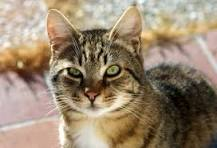
#> input picture Pordigy_CS_02/original.jpg, 217 x 148 px
$ python image_encryption.py
#> lines starting #> are read from the running program, lines starting #| are printed output that depends on the picture
from PIL import Image


def encrypt_image(input_path, output_path, key):
#> called with input_path = 'original.jpg', output_path = 'encrypted.png', key = 50
    image = Image.open(input_path)
#> image is the input picture: PIL image 217x148 RGB; mean R, G, B 153.2, 135.1, 112.3
    pixels = image.load()

    for y in range(image.height):
        for x in range(image.width):
            r, g, b = pixels[x, y]
            pixels[x, y] = (
                (r + key) % 256,
                (g + key) % 256,
                (b + key) % 256
            )

    image.save(output_path)
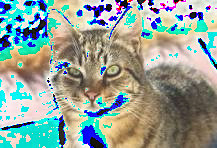
#> saved as encrypted.png: PIL image 217x148 RGB; mean R, G, B 145.7, 161.6, 153.4
    print(f"Encrypted image saved as {output_path}")


def decrypt_image(input_path, output_path, key):
#> called with input_path = 'encrypted.png', output_path = 'decrypted.jpg', key = 50
    image = Image.open(input_path)
    pixels = image.load()

    for y in range(image.height):
        for x in range(image.width):
            r, g, b = pixels[x, y]
            pixels[x, y] = (
                (r - key) % 256,
                (g - key) % 256,
                (b - key) % 256
            )

    image.save(output_path)
    print(f"Decrypted image saved as {output_path}")


# MAIN PROGRAM
if __name__ == "__main__":
    key = 50  # Change this number to anything between 1–255

    # Step 1: Encrypt
    encrypt_image("original.jpg", "encrypted.png", key)

    # Step 2: Decrypt
    decrypt_image("encrypted.png", "decrypted.jpg", key)
